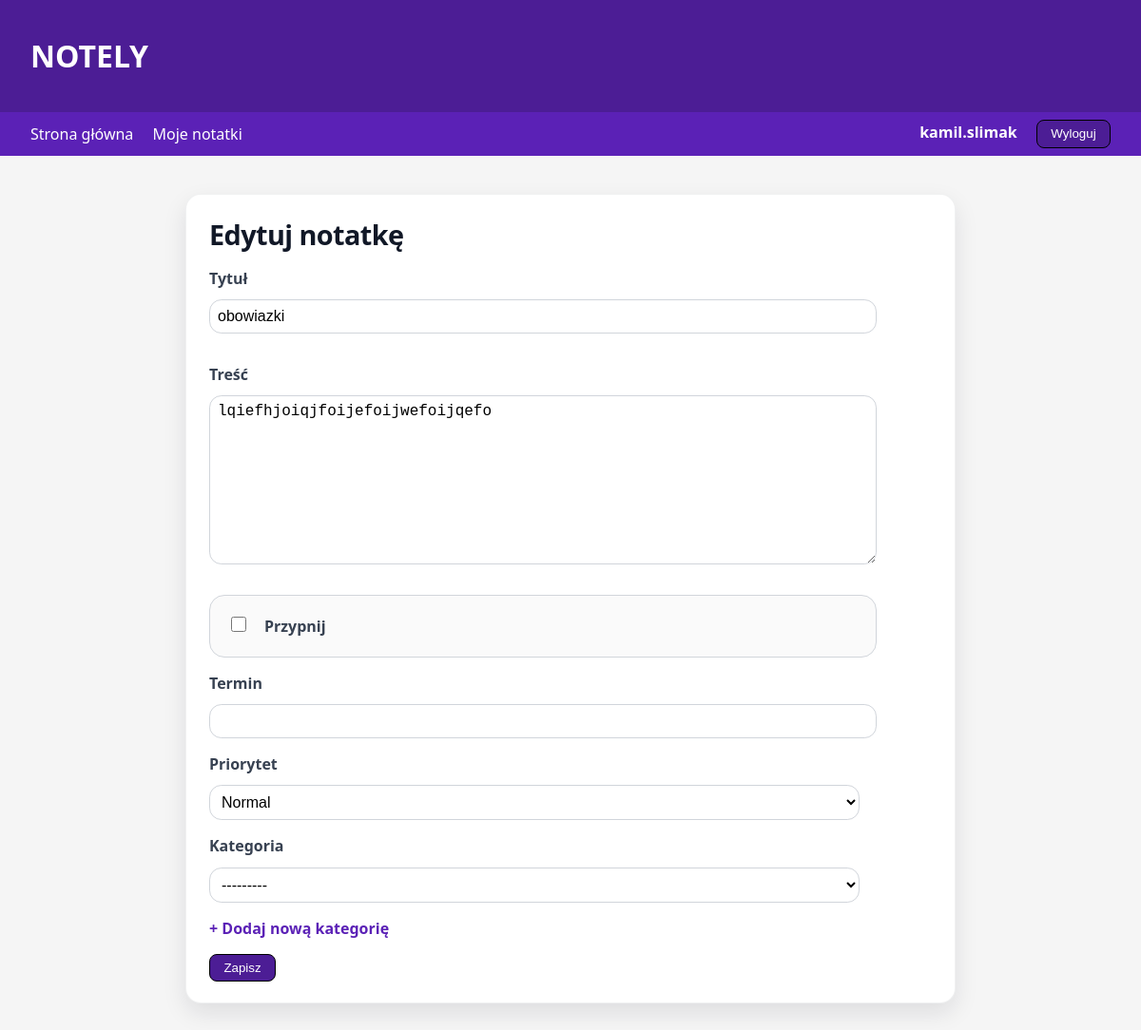
The app's page /notes/20/edit/ (signed in) with its own data.
### blog/models.py (models this page shows, shortened)
class Note(models.Model):
    PRIORITY_CHOICES = [
        (1, 'Low'),
        (2, 'Normal'),
        (3, 'High'),
    ]
    title = models.CharField(max_length=200)
    content = models.TextField()
    priority = models.IntegerField(choices=PRIORITY_CHOICES, default=2)
    is_pinned = models.BooleanField(default=False)
    due_date = models.DateField(null=True, blank=True)
    created_at = models.DateTimeField(auto_now_add=True) # automatycznie ustawiana
    updated_at = models.DateTimeField(auto_now=True) # automatycznie ustawiana
    owner = models.ForeignKey(User, on_delete=models.CASCADE, related_name='notes')
    category = models.ForeignKey(Category, on_delete=models.SET_NULL, null=True, blank=True, related_name='notes')

### blog/views.py (the view)
# urls.py: path('notes/<int:pk>/edit/', views.note_update, name='note_update'),
@login_required
def note_update(request, pk):
    note = get_object_or_404(Note, pk=pk, owner=request.user) # pobieramy notatkę tylko jeśli należy do usera (inaczej 404)
    if request.method == 'POST':
        form = NoteForm(request.POST, instance=note, user=request.user) # instance=note -> edytujemy istniejącą notatkę
        if form.is_valid():
            form.save()
            return redirect('blog:note_list')
    else:
        form = NoteForm(instance=note, user=request.user) # GET: wypełniony formularz danymi notatki
    return render(request, 'blog/note_form.html', {'form': form, 'note': note})

### blog/forms.py (shortened to what this page needs)
class NoteForm(forms.ModelForm):
    class Meta:
        model = Note
        fields = ['title', 'content', 'priority', 'is_pinned', 'due_date', 'category'] # pola, które użytkownik może edytować w notatce
    def __init__(self, *args, **kwargs):
        user = kwargs.pop('user', None)
        super().__init__(*args, **kwargs) #inicjalizacja formularza
        if user is not None:
            self.fields['category'].queryset = self.fields['category'].queryset.filter(owner=user)

### blog/models.py (called while the page is built)
    def __str__(self): # co ma się wyświetlać
        return self.name

### templates/blog/note_form.html (shortened to what this page needs)
{% extends "base.html" %}
{% block content %}
<div class="note-form-card">
    <h1 class="note-form-title">
        {% if note %}Edytuj notatkę{% else %}Nowa notatka{% endif %}
    </h1>
    <form method="post" id="note-form" novalidate>
        <div class="form-row">
            <label for="{{ form.title.id_for_label }}" class = "txt">Tytuł</label>
            {{ form.title }}
        </div>
        <div class="form-row">
            <label for="{{ form.content.id_for_label }}" class = "txt">Treść</label>
            {{ form.content }}
        </div>
        <div class="form-row form-row-inline">
            <div class="checkbox-inline">
                <label for="{{ form.is_pinned.id_for_label }}" class = "txt">
                    {{ form.is_pinned }}
                    Przypnij
                </label>
            </div>
            <div>
                <label for="{{ form.due_date.id_for_label }}" class = "txt">Termin</label>
                {{ form.due_date }}
            </div>
            <div>
                <label for="{{ form.priority.id_for_label }}" class = "txt">Priorytet</label>
                {{ form.priority }}
            </div>
            <div>
                <label for="{{ form.category.id_for_label }}" class = "txt">Kategoria</label>
                {{ form.category }}
            </div>
            <div class="add-category">
            <a href="{% url 'blog:category_create' %}" class="link-add-category">
                + Dodaj nową kategorię
            </a>
            </div>
        </div>
        <div class  = "submit-btn" ><button type="submit" class="btn btn-primary">Zapisz</button>
        </div>
    </form>
</div>
{% endblock %}

### templates/base.html (shortened to what this page needs)
{% load static %}
<!DOCTYPE html>
<html lang="pl">
<head>
    <link rel="stylesheet" href="{% static 'css/styles.css' %}">
</head>
<body>
<header class="site-header">
    <h1 class="app-title"><a href="{% url 'blog:home' %}">NOTELY</a></h1>
</header>
<nav class="main-nav">
    <div class="nav-left">
        <a href="{% url 'blog:home' %}">Strona główna</a>
        <a href="{% url 'blog:note_list' %}">Moje notatki</a>
    </div>
    <div class="nav-right">
        {% if user.is_authenticated %}
            <span class="nav-username">{{ user.username }}</span>
            <form action="{% url 'logout' %}" method="post" style="display:inline;">
                <button type="submit" class="btn">Wyloguj</button>
            </form>
        {% else %}
            <a href="{% url 'login' %}">Logowanie</a>
            <a href="{% url 'blog:register' %}">Rejestracja</a>
        {% endif %}
    </div>
</nav>
<main>
    {% block content %}{% endblock %}
</main>
</body>
</html>

### static/css/styles.css (style rules this page uses)
body { font-family: system-ui, -apple-system, BlinkMacSystemFont, "Segoe UI", sans-serif; margin: 0; padding: 0; background: #f5f5f5; }
a { text-decoration: none; }
header { background: #ADD8E6; color: black; padding: 1rem 2rem; display: flex; justify-content: space-between; align-items: center; }
.site-header { background: #4c1d95; color: white; padding: 1rem 2rem; }
.app-title a { color: white; text-decoration: none; }
.main-nav { background: #5b21b6; color: white; padding: 0.5rem 2rem; display: flex; justify-content: space-between; align-items: center; }
.main-nav a { color: white; margin-right: 1rem; text-decoration: none; }
.nav-username { margin-right: 1rem; font-weight: 600; }
main { padding: 1rem 2rem; }
.form-row { margin-bottom: 1rem; display: flex; flex-direction: column; }
form .form-row label { display: block; margin-bottom: 0.2rem; font-weight: 650; color: #374151; }
form .form-row input[type="text"], form .form-row input[type="date"], form .form-row input[type="datetime-local"], form .form-row input[type="number"], input[type="password"], input[type="email"], form .form-row select, form .form-row textarea { width: 90%; padding: 0.5rem 0.5rem; border-radius: 0.8rem; border: 0.1rem solid #d1d5db; outline: none; margin-top: 0.5rem; }
.btn { display: inline-block; padding: 0.4rem 0.9rem; background: #4c1d95; color: white; border: 1px solid black; border-radius: 0.5rem; text-decoration: none; cursor: pointer; }
.note-form-card { max-width: 760px; margin: 24px auto; background: #fff; border-radius: 16px; padding: 22px 24px; box-shadow: 0 10px 25px rgba(15, 23, 42, 0.10); border: 1px solid rgba(15, 23, 42, 0.06); }
.note-form-title { margin: 0 0 1rem; font-size: 1.8rem; font-weight: 750; letter-spacing: -0.02em; color: #111827; }
.txt { font-weight: 650; margin-bottom: 2rem; color: #374151; }
.note-form-card input[type="text"], .note-form-card input[type="date"], .note-form-card input[type="datetime-local"], .note-form-card input[type="number"], .note-form-card select, .note-form-card textarea { width: 96%; margin-bottom: 1rem; margin-top: 1rem; padding: 1rem 1rem; border-radius: 1rem; border: 0.2rem solid #d1d5db; background: #fff; font-size: 1rem; outline: none; }
.note-form-card textarea { min-height: 10rem; resize: vertical; line-height: 1; }
.checkbox-inline { display: flex; align-items: center; gap: 1rem; padding: 0.5rem 0.5rem; border-radius: 1rem; width: 90%; border: 0.1rem solid #d1d5db; background: #fafafa; margin-bottom: 1rem; }
.checkbox-inline input[type="checkbox"] { width: 1rem; height: 1rem; margin: 0.9rem; }
.link-add-category { color: #5b21b6; font-weight: 650; }

### records on screen
Note: title "obowiazki", content "lqiefhjoiqjfoijefoijwefoijqefo", priority "Normal", category "---------"

### other values on screen
{{ user.username }} "kamil.slimak"
